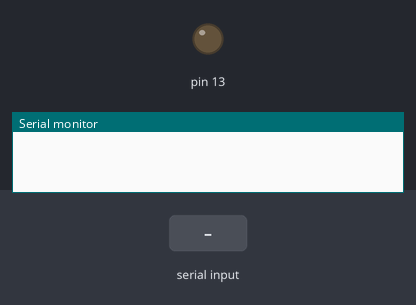
Simulated run of this sketch. Board: Arduino Uno, built with avr-gcc and run on an emulated ATmega328P. Shown: output pins drawn as LEDs (lit = HIGH), the last lines printed to the serial monitor. Inputs (shaded band) come from the test bench.

Above: at 1.3 s.
1.4 s: "H" received over the second serial link
At 2.5 s:
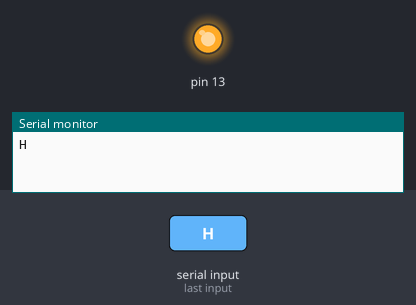
2.9 s: "L" received over the second serial link
At 3.6 s:
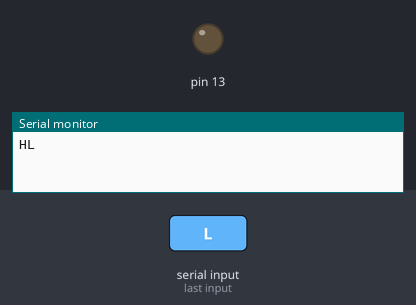
Timing chart, 0 to 5.9 s (numbered marks = the images above; inputs shaded):
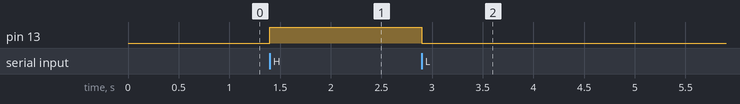

Measured:
- after the input at 1.4 s, pin 13: LOW → HIGH at once
- after the input at 2.9 s, pin 13: HIGH → LOW at once

The sketch:

esempio_bluetooth.ino
```cpp
#include <SoftwareSerial.h>

int bluetoothTx = 10;
int bluetoothRx = 11;

SoftwareSerial bluetooth(bluetoothTx, bluetoothRx);

void setup()
{
  //Setup usb serial connection to computer
  Serial.begin(9600);

  //Setup Bluetooth serial connection to android
  bluetooth.begin(115200);
  bluetooth.print("$$$");
  delay(100);
  bluetooth.println("U,9600,N");
  bluetooth.begin(9600);
  pinMode(13, OUTPUT);
}

void loop()
{
  //Read from bluetooth and write to usb serial
  if(bluetooth.available())
  {
    char toSend = (char)bluetooth.read();
    Serial.print(toSend);
    if(toSend == 'H'){
      digitalWrite(13, HIGH);
    }
    if(toSend == 'L'){
      digitalWrite(13, LOW);
    }

  }

  //Read from usb serial to bluetooth
  if(Serial.available())
  {
    char toSend = (char)Serial.read();
    bluetooth.print(toSend);
  }
}
```
